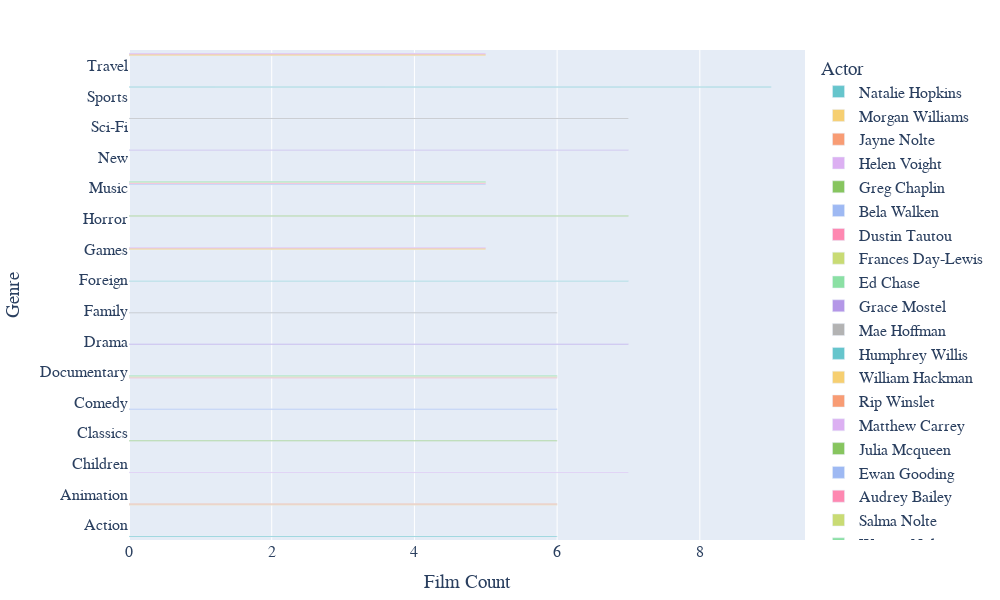

The cell this chart's notebook holds for it:
### Code cell
fig = px.bar(query1_result, y="genre", x="film_count", color="actor", barmode="group",
             color_discrete_sequence=px.colors.qualitative.Pastel)
fig.update_layout(width=1000, height=600, showlegend=True, legend=dict(title="Actor"),
                  margin=dict(l=50, r=50, t=50, b=50), font=dict(family="Helvetica", size=16),
                  yaxis=dict(title="Genre"), xaxis=dict(title="Film Count"))
fig.show()

### Figure 1 — Plotly figure (JSON) as saved in the notebook; plotly's stock layout.template omitted (floating-point values rounded to 4 significant figures)
{"data": [{"alignmentgroup": "True", "hovertemplate": "actor=Natalie Hopkins<br>film_count=%{x}<br>genre=%{y}<extra></extra>", "legendgroup": "Natalie Hopkins", "marker": {"color": "rgb(102, 197, 204)", "pattern": {"shape": ""}}, "name": "Natalie Hopkins", "offsetgroup": "Natalie Hopkins", "orientation": "h", "showlegend": true, "textposition": "auto", "type": "bar", "x": [6], "xaxis": "x", "y": ["Action"], "yaxis": "y"}, {"alignmentgroup": "True", "hovertemplate": "actor=Morgan Williams<br>film_count=%{x}<br>genre=%{y}<extra></extra>", "legendgroup": "Morgan Williams", "marker": {"color": "rgb(246, 207, 113)", "pattern": {"shape": ""}}, "name": "Morgan Williams", "offsetgroup": "Morgan Williams", "orientation": "h", "showlegend": true, "textposition": "auto", "type": "bar", "x": [6], "xaxis": "x", "y": ["Animation"], "yaxis": "y"}, {"alignmentgroup": "True", "hovertemplate": "actor=Jayne Nolte<br>film_count=%{x}<br>genre=%{y}<extra></extra>", "legendgroup": "Jayne Nolte", "marker": {"color": "rgb(248, 156, 116)", "pattern": {"shape": ""}}, "name": "Jayne Nolte", "offsetgroup": "Jayne Nolte", "orientation": "h", "showlegend": true, "textposition": "auto", "type": "bar", "x": [6], "xaxis": "x", "y": ["Animation"], "yaxis": "y"}, {"alignmentgroup": "True", "hovertemplate": "actor=Helen Voight<br>film_count=%{x}<br>genre=%{y}<extra></extra>", "legendgroup": "Helen Voight", "marker": {"color": "rgb(220, 176, 242)", "pattern": {"shape": ""}}, "name": "Helen Voight", "offsetgroup": "Helen Voight", "orientation": "h", "showlegend": true, "textposition": "auto", "type": "bar", "x": [7], "xaxis": "x", "y": ["Children"], "yaxis": "y"}, {"alignmentgroup": "True", "hovertemplate": "actor=Greg Chaplin<br>film_count=%{x}<br>genre=%{y}<extra></extra>", "legendgroup": "Greg Chaplin", "marker": {"color": "rgb(135, 197, 95)", "pattern": {"shape": ""}}, "name": "Greg Chaplin", "offsetgroup": "Greg Chaplin", "orientation": "h", "showlegend": true, "textposition": "auto", "type": "bar", "x": [6], "xaxis": "x", "y": ["Classics"], "yaxis": "y"}, {"alignmentgroup": "True", "hovertemplate": "actor=Bela Walken<br>film_count=%{x}<br>genre=%{y}<extra></extra>", "legendgroup": "Bela Walken", "marker": {"color": "rgb(158, 185, 243)", "pattern": {"shape": ""}}, "name": "Bela Walken", "offsetgroup": "Bela Walken", "orientation": "h", "showlegend": true, "textposition": "auto", "type": "bar", "x": [6], "xaxis": "x", "y": ["Comedy"], "yaxis": "y"}, {"alignmentgroup": "True", "hovertemplate": "actor=Dustin Tautou<br>film_count=%{x}<br>genre=%{y}<extra></extra>", "legendgroup": "Dustin Tautou", "marker": {"color": "rgb(254, 136, 177)", "pattern": {"shape": ""}}, "name": "Dustin Tautou", "offsetgroup": "Dustin Tautou", "orientation": "h", "showlegend": true, "textposition": "auto", "type": "bar", "x": [6], "xaxis": "x", "y": ["Documentary"], "yaxis": "y"}, {"alignmentgroup": "True", "hovertemplate": "actor=Frances Day-Lewis<br>film_count=%{x}<br>genre=%{y}<extra></extra>", "legendgroup": "Frances Day-Lewis", "marker": {"color": "rgb(201, 219, 116)", "pattern": {"shape": ""}}, "name": "Frances Day-Lewis", "offsetgroup": "Frances Day-Lewis", "orientation": "h", "showlegend": true, "textposition": "auto", "type": "bar", "x": [6], "xaxis": "x", "y": ["Documentary"], "yaxis": "y"}, {"alignmentgroup": "True", "hovertemplate": "actor=Ed Chase<br>film_count=%{x}<br>genre=%{y}<extra></extra>", "legendgroup": "Ed Chase", "marker": {"color": "rgb(139, 224, 164)", "pattern": {"shape": ""}}, "name": "Ed Chase", "offsetgroup": "Ed Chase", "orientation": "h", "showlegend": true, "textposition": "auto", "type": "bar", "x": [6], "xaxis": "x", "y": ["Documentary"], "yaxis": "y"}, {"alignmentgroup": "True", "hovertemplate": "actor=Grace Mostel<br>film_count=%{x}<br>genre=%{y}<extra></extra>", "legendgroup": "Grace Mostel", "marker": {"color": "rgb(180, 151, 231)", "pattern": {"shape": ""}}, "name": "Grace Mostel", "offsetgroup": "Grace Mostel", "orientation": "h", "showlegend": true, "textposition": "auto", "type": "bar", "x": [7], "xaxis": "x", "y": ["Drama"], "yaxis": "y"}, {"alignmentgroup": "True", "hovertemplate": "actor=Mae Hoffman<br>film_count=%{x}<br>genre=%{y}<extra></extra>", "legendgroup": "Mae Hoffman", "marker": {"color": "rgb(179, 179, 179)", "pattern": {"shape": ""}}, "name": "Mae Hoffman", "offsetgroup": "Mae Hoffman", "orientation": "h", "showlegend": true, "textposition": "auto", "type": "bar", "x": [6], "xaxis": "x", "y": ["Family"], "yaxis": "y"}, {"alignmentgroup": "True", "hovertemplate": "actor=Humphrey Willis<br>film_count=%{x}<br>genre=%{y}<extra></extra>", "legendgroup": "Humphrey Willis", "marker": {"color": "rgb(102, 197, 204)", "pattern": {"shape": ""}}, "name": "Humphrey Willis", "offsetgroup": "Humphrey Willis", "orientation": "h", "showlegend": true, "textposition": "auto", "type": "bar", "x": [7], "xaxis": "x", "y": ["Foreign"], "yaxis": "y"}, {"alignmentgroup": "True", "hovertemplate": "actor=William Hackman<br>film_count=%{x}<br>genre=%{y}<extra></extra>", "legendgroup": "William Hackman", "marker": {"color": "rgb(246, 207, 113)", "pattern": {"shape": ""}}, "name": "William Hackman", "offsetgroup": "William Hackman", "orientation": "h", "showlegend": true, "textposition": "auto", "type": "bar", "x": [5], "xaxis": "x", "y": ["Games"], "yaxis": "y"}, {"alignmentgroup": "True", "hovertemplate": "actor=Rip Winslet<br>film_count=%{x}<br>genre=%{y}<extra></extra>", "legendgroup": "Rip Winslet", "marker": {"color": "rgb(248, 156, 116)", "pattern": {"shape": ""}}, "name": "Rip Winslet", "offsetgroup": "Rip Winslet", "orientation": "h", "showlegend": true, "textposition": "auto", "type": "bar", "x": [5], "xaxis": "x", "y": ["Games"], "yaxis": "y"}, {"alignmentgroup": "True", "hovertemplate": "actor=Matthew Carrey<br>film_count=%{x}<br>genre=%{y}<extra></extra>", "legendgroup": "Matthew Carrey", "marker": {"color": "rgb(220, 176, 242)", "pattern": {"shape": ""}}, "name": "Matthew Carrey", "offsetgroup": "Matthew Carrey", "orientation": "h", "showlegend": true, "textposition": "auto", "type": "bar", "x": [5], "xaxis": "x", "y": ["Games"], "yaxis": "y"}, {"alignmentgroup": "True", "hovertemplate": "actor=Julia Mcqueen<br>film_count=%{x}<br>genre=%{y}<extra></extra>", "legendgroup": "Julia Mcqueen", "marker": {"color": "rgb(135, 197, 95)", "pattern": {"shape": ""}}, "name": "Julia Mcqueen", "offsetgroup": "Julia Mcqueen", "orientation": "h", "showlegend": true, "textposition": "auto", "type": "bar", "x": [7], "xaxis": "x", "y": ["Horror"], "yaxis": "y"}, {"alignmentgroup": "True", "hovertemplate": "actor=Ewan Gooding<br>film_count=%{x}<br>genre=%{y}<extra></extra>", "legendgroup": "Ewan Gooding", "marker": {"color": "rgb(158, 185, 243)", "pattern": {"shape": ""}}, "name": "Ewan Gooding", "offsetgroup": "Ewan Gooding", "orientation": "h", "showlegend": true, "textposition": "auto", "type": "bar", "x": [5], "xaxis": "x", "y": ["Music"], "yaxis": "y"}, {"alignmentgroup": "True", "hovertemplate": "actor=Audrey Bailey<br>film_count=%{x}<br>genre=%{y}<extra></extra>", "legendgroup": "Audrey Bailey", "marker": {"color": "rgb(254, 136, 177)", "pattern": {"shape": ""}}, "name": "Audrey Bailey", "offsetgroup": "Audrey Bailey", "orientation": "h", "showlegend": true, "textposition": "auto", "type": "bar", "x": [5], "xaxis": "x", "y": ["Music"], "yaxis": "y"}, {"alignmentgroup": "True", "hovertemplate": "actor=Salma Nolte<br>film_count=%{x}<br>genre=%{y}<extra></extra>", "legendgroup": "Salma Nolte", "marker": {"color": "rgb(201, 219, 116)", "pattern": {"shape": ""}}, "name": "Salma Nolte", "offsetgroup": "Salma Nolte", "orientation": "h", "showlegend": true, "textposition": "auto", "type": "bar", "x": [5], "xaxis": "x", "y": ["Music"], "yaxis": "y"}, {"alignmentgroup": "True", "hovertemplate": "actor=Warren Nolte<br>film_count=%{x}<br>genre=%{y}<extra></extra>", "legendgroup": "Warren Nolte", "marker": {"color": "rgb(139, 224, 164)", "pattern": {"shape": ""}}, "name": "Warren Nolte", "offsetgroup": "Warren Nolte", "orientation": "h", "showlegend": true, "textposition": "auto", "type": "bar", "x": [5], "xaxis": "x", "y": ["Music"], "yaxis": "y"}, {"alignmentgroup": "True", "hovertemplate": "actor=Sidney Crowe<br>film_count=%{x}<br>genre=%{y}<extra></extra>", "legendgroup": "Sidney Crowe", "marker": {"color": "rgb(180, 151, 231)", "pattern": {"shape": ""}}, "name": "Sidney Crowe", "offsetgroup": "Sidney Crowe", "orientation": "h", "showlegend": true, "textposition": "auto", "type": "bar", "x": [7], "xaxis": "x", "y": ["New"], "yaxis": "y"}, {"alignmentgroup": "True", "hovertemplate": "actor=Gina Degeneres<br>film_count=%{x}<br>genre=%{y}<extra></extra>", "legendgroup": "Gina Degeneres", "marker": {"color": "rgb(179, 179, 179)", "pattern": {"shape": ""}}, "name": "Gina Degeneres", "offsetgroup": "Gina Degeneres", "orientation": "h", "showlegend": true, "textposition": "auto", "type": "bar", "x": [7], "xaxis": "x", "y": ["Sci-Fi"], "yaxis": "y"}, {"alignmentgroup": "True", "hovertemplate": "actor=Ben Willis<br>film_count=%{x}<br>genre=%{y}<extra></extra>", "legendgroup": "Ben Willis", "marker": {"color": "rgb(102, 197, 204)", "pattern": {"shape": ""}}, "name": "Ben Willis", "offsetgroup": "Ben Willis", "orientation": "h", "showlegend": true, "textposition": "auto", "type": "bar", "x": [9], "xaxis": "x", "y": ["Sports"], "yaxis": "y"}, {"alignmentgroup": "True", "hovertemplate": "actor=Morgan Hopkins<br>film_count=%{x}<br>genre=%{y}<extra></extra>", "legendgroup": "Morgan Hopkins", "marker": {"color": "rgb(246, 207, 113)", "pattern": {"shape": ""}}, "name": "Morgan Hopkins", "offsetgroup": "Morgan Hopkins", "orientation": "h", "showlegend": true, "textposition": "auto", "type": "bar", "x": [5], "xaxis": "x", "y": ["Travel"], "yaxis": "y"}, {"alignmentgroup": "True", "hovertemplate": "actor=Nick Stallone<br>film_count=%{x}<br>genre=%{y}<extra></extra>", "legendgroup": "Nick Stallone", "marker": {"color": "rgb(248, 156, 116)", "pattern": {"shape": ""}}, "name": "Nick Stallone", "offsetgroup": "Nick Stallone", "orientation": "h", "showlegend": true, "textposition": "auto", "type": "bar", "x": [5], "xaxis": "x", "y": ["Travel"], "yaxis": "y"}, {"alignmentgroup": "True", "hovertemplate": "actor=Olympia Pfeiffer<br>film_count=%{x}<br>genre=%{y}<extra></extra>", "legendgroup": "Olympia Pfeiffer", "marker": {"color": "rgb(220, 176, 242)", "pattern": {"shape": ""}}, "name": "Olympia Pfeiffer", "offsetgroup": "Olympia Pfeiffer", "orientation": "h", "showlegend": true, "textposition": "auto", "type": "bar", "x": [5], "xaxis": "x", "y": ["Travel"], "yaxis": "y"}], "layout": {"barmode": "group", "font": {"family": "Helvetica", "size": 16}, "height": 600, "legend": {"title": {"text": "Actor"}, "tracegroupgap": 0}, "margin": {"b": 50, "l": 50, "r": 50, "t": 50}, "showlegend": true, "width": 1000, "xaxis": {"anchor": "y", "domain": [0, 1], "title": {"text": "Film Count"}}, "yaxis": {"anchor": "x", "domain": [0, 1], "title": {"text": "Genre"}}}}
